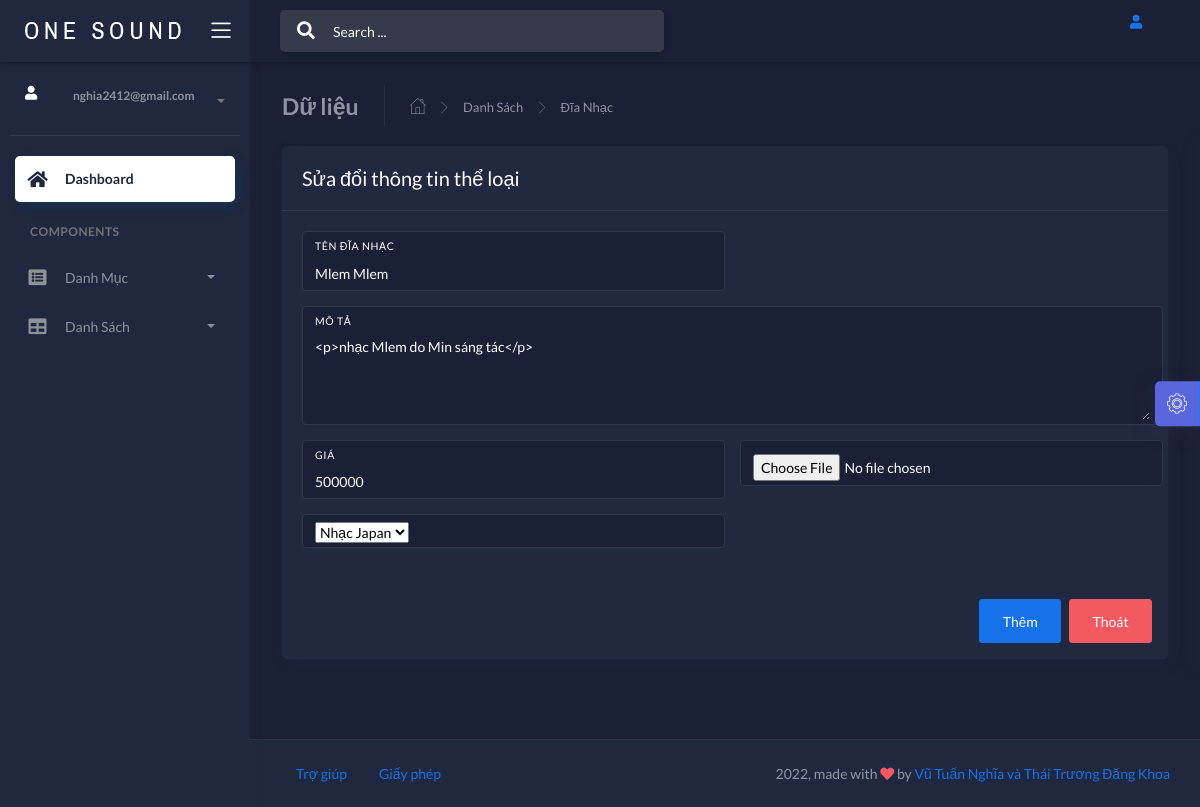
Page /admin/index.php?controller=sanphamcontroller&action=sua&id=DN10 (signed in) on the committed database.
### tables this page shows
CREATE TABLE IF NOT EXISTS `dianhac` (
  `id_dianhac` varchar(50) NOT NULL,
  `tendianhac` varchar(50) NOT NULL,
  `mota` text NOT NULL,
  `gia` int(10) NOT NULL,
  `hinh` varchar(50) NOT NULL,
  `id_theloai` varchar(50) NOT NULL,
  PRIMARY KEY (`id_dianhac`),
  KEY `id_theloai` (`id_theloai`)
);

CREATE TABLE IF NOT EXISTS `theloai` (
  `id_theloai` varchar(50) NOT NULL,
  `tentheloai` varchar(50) NOT NULL,
  PRIMARY KEY (`id_theloai`)
);

### admin/models/Db.php (called while the page is built, shortened)
<?php
class Db {
    protected static $pdo;
    function __construct()
    {
        self::$pdo= new PDO('mysql:host='. HOST .';dbname='.DB , USER  , PW );
        self::$pdo->query('set names utf8' );
    }
    protected function selectQuery($sql, $arr=[])
    {
        $stm = self::$pdo->prepare($sql);
        $stm->execute($arr);
        return $stm->fetchAll(PDO::FETCH_ASSOC);
    }
}
?>

### admin/models/sanphammodel.php (called while the page is built, shortened)
<?php
class sanphammodel extends Db{
    function hiensua($id_dianhac)
    {
      $sql="select * from dianhac join theloai on dianhac.id_theloai = theloai.id_theloai WHERE id_dianhac='$_GET[id]'";
     $a=[$id_dianhac];
     return $this->selectQuery($sql, $a);
    }
}
?>

### admin/views/sanpham/suasanpham.php (the view, shortened to what this page needs)
<!DOCTYPE html>
<html lang="en">
    <?php include './views/layouts/headerpage.php' ?>
<body data-background-color="dark">
    <div class="wrapper">
        <div class="main-header">
            <?php include './views/layouts/logoheader.php'?>
            <?php include './views/layouts/navbarpage.php'?>
        </div>
        <?php include './views/layouts/sidebarmenu.php' ?>
        <div class="main-panel">
            <div class="content">
                <div class="page-inner">
                    <div class="page-header">
                        <h4 class="page-title">Dữ liệu</h4>
                        <ul class="breadcrumbs">
                            <li class="nav-home">
                                <a href="#">
                                    <i class="flaticon-home"></i>
                                </a>
                            </li>
                            <li class="separator">
                                <i class="flaticon-right-arrow"></i>
                            </li>
                            <li class="nav-item">
                                <a href="#">Danh Sách</a>
                            </li>
                            <li class="separator">
                                <i class="flaticon-right-arrow"></i>
                            </li>
                            <li class="nav-item">
                                <a href="#">Đĩa Nhạc</a>
                            </li>
                        </ul>
                    </div>
                     <div class="row" >
                            <div class="col-md-12">
                                <div class="card">
                                    <form method="POST" action="index.php?controller=sanphamcontroller&action=xulysua&id=<?php echo $_GET['id']?>" enctype="multipart/form-data">
                                    <?php
                                    foreach ($data as $arr) {
                                    ?>
                                    <div class="card-header">
                                    <div class="card-title">Sửa đổi thông tin thể loại</div>
                                    </div>
                                    <div class="card-body">
                                        <div class="row">
                                            <div class="col-md-6 pr-0">
                                                <div class="form-group form-group-default">
                                                    <label>Tên đĩa nhạc</label>
                                                    <input name="tendianhac" type="text" class="form-control" value="<?php echo $arr['tendianhac']?>" required="required">
                                                </div>
                                            </div>
                                            <div class="col-md-12 pr-0">
                                                <div class="form-group form-group-default">
                                                    <label>Mô tả</label>
                                                    <textarea name="mota" type="text" class="form-control" cols="30" rows="4" value="<?php echo $arr['mota']?>"><?php echo $arr['mota']?>
                                                    </textarea>
                                                </div>
                                            </div>
                                            <div class="col-md-6 pr-0">
                                                <div class="form-group form-group-default">
                                                    <label>Giá</label>
                                                     <input name="gia" type="number" class="form-control" value="<?php echo $arr['gia']?>" required="required">
                                                </div>
                                            </div>
                                            <div class="col-md-6 pr-0">
                                                <div class="form-group form-group-default">
                                                <input name="file" type="file" class="form-control">
                                                </div>
                                            </div>
                                            <div class="col-md-6 pr-0">
                                                <div class="form-group form-group-default">
                                                    <select name="id_theloai" >
                                                    <option value="<?php echo $arr['id_theloai']?>"><?php echo $arr['tentheloai']?></option>
                                                    </select>
                                                </div>
                                            </div>
                                        </div>
                                    </div>
                                    <div class="modal-footer no-bd">
                                        <button type="submit" id="addRowButton" class="btn btn-primary" name=sua>Thêm</button>
                                        <button herf="index.php?controller=sanphamcontroller&action=index" type="submit" class="btn btn-danger" data-dismiss="modal">Thoát</button>
                                    </div>
                                    <?php
                                     }
                                    ?>
                                    </form>
                                </div>
                            </div>
                        </div>
                </div>
            </div>
            <?php include'./views/layouts/footerpage.php'?>
        </div>
        <div class="custom-template">
            <div class="custom-toggle">
                <i class="flaticon-settings"></i>
            </div>
        </div>
    </div>
</body>
</html>

### admin/views/assets/css/demo.css (style rules this page uses)
.custom-template { position: fixed; top: 50%; transform: translateY(-50%); right: -325px; width: 325px; height: max-content; display: block; z-index: 1; background: #ffffff; transition: all .3s; z-index: 1003; box-shadow: -1px 1px 20px rgba(69, 65, 78, 0.15); border-top-left-radius: 5px; border-bottom-left-radius: 5px; transition: all .5s; }
.custom-template .custom-toggle { position: absolute; width: 45px; height: 45px; background: rgb(88, 103, 221); top: 50%; left: -45px; transform: translateY(-50%); display: flex; align-items: center; justify-content: center; text-align: center; border-top-left-radius: 5px; border-bottom-left-radius: 5px; border-right: 1px solid #177dff; cursor: pointer; color: #ffffff; box-shadow: -5px 5px 20px rgba(69, 65, 78, 0.21); }
.custom-template .custom-toggle i { font-size: 20px; animation: 1.3s spin linear infinite; }

### rows in the picture
dianhac: tendianhac "Mlem Mlem", mota "<p>nhạc Mlem do Min sáng tác</p>", gia "500000", id_theloai "Nhạc Japan"

### other values in the picture
$_SESSION['email1'] "nghia2412@gmail.com"
